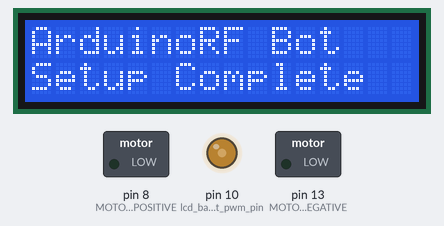
Recording of a sketch running on a simulated Arduino Uno, built with avr-gcc and run on an emulated ATmega328P. Parts: 16×2 character LCD, switched loads named in the sketch (green lamp = pin HIGH), output pins drawn as LEDs (lit = HIGH). Pins used as bus, display or sensor lines are not drawn.

Above: at 0.1 s.
At 2.1 s:
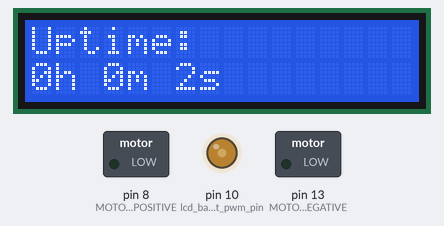
At 11.1 s:
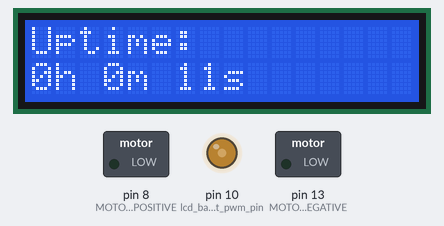
At 20.1 s:
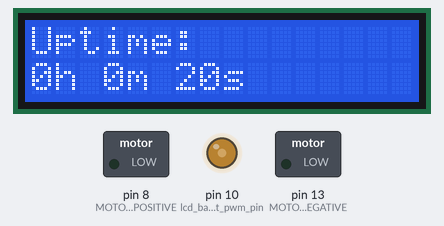
At 29.2 s:
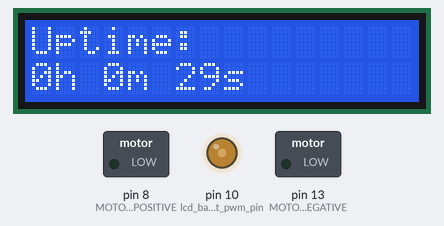
At 38.2 s:
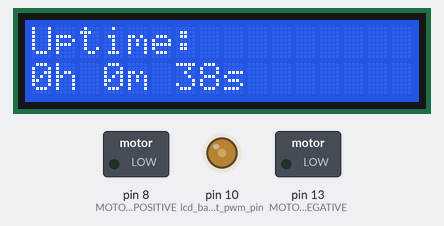

Measured:
- what the display in image 1 shows lasts 1.0 s, from 2.1 s to 3.1 s

The sketch:

SerialSketch.ino
```cpp
const int BAUD_RATE = 9600;

int inputVal = 0;

const int MOTOR_STATE_STOP = 1;
const int MOTOR_STATE_INSERT = 2;
const int MOTOR_STATE_REMOVE = 3;

const int MOTOR_PIN_POSITIVE = 8;
const int MOTOR_PIN_NEGATIVE = 13;

const String MSG_IDLE = "Idle";
const String MSG_INSERTED = "Card Inserted";

const String MSG_STOPPED = "Stopped";
const String MSG_REMOVED = "Card Removed";

// include the library code:
#include <LiquidCrystal.h>

// initialize the library by associating any needed LCD interface pin
// with the arduino pin number it is connected to
const int rs = 2, en = 3, d4 = 4, d5 = 5, d6 = 6, d7 = 7;
LiquidCrystal lcd(rs, en, d4, d5, d6, d7);

// Pin connected to LCD pin 3. Allows control of LCD contrast
const int lcd_contrast_pwm_pin = 9;
 // 0-100. 100 give max for 1602A, 0 gives max for 1602C
const int lcd_contrast = 50;

// Pin connected to LCD pin 15. Allows control of backlight brightness
const int lcd_backlight_pwm_pin = 10;
const int lcd_backlight = 100;

// Stores value of previous millis() call
long previousMillis = 0;
// Interval to update time on display, prevents excessive writes
long timeUpdateInterval = 1000;

void setup()
{
  Serial.begin(BAUD_RATE);     // opens serial port, sets data rate to 9600 bps

  // Set all pins to output
  pinMode(MOTOR_PIN_POSITIVE, OUTPUT);
  pinMode(MOTOR_PIN_NEGATIVE, OUTPUT);

  pinMode(lcd_contrast_pwm_pin, OUTPUT);
  analogWrite(lcd_contrast_pwm_pin, lcd_contrast);

  pinMode(lcd_backlight_pwm_pin, OUTPUT);
  analogWrite(lcd_backlight_pwm_pin, lcd_backlight);

  // Set all pins to LOW
  SetMotorPinStates(LOW, LOW);

  // Set up the LCD pins for a 16*2 display
  lcd.begin(16, 2);

  DisplayLcdMessage("ArduinoRF Bot", "Setup Complete");
  delay(2000);
}

void loop()
{
  DisplayUpTime();

  if (Serial.available() > 0)
  {
    inputVal = Serial.parseInt();

    // Check parsed value. Invalid parse will return 0
    if (inputVal >= MOTOR_STATE_STOP && MOTOR_STATE_REMOVE <= 3)
    {
      updateMotor(inputVal);
    }
  }
}

void updateMotor(int inputVal)
{
  if (inputVal == MOTOR_STATE_STOP)
  {
    SetMotorPinStates(LOW, LOW);
    Serial.println(MSG_STOPPED);
  }
  else if (inputVal == MOTOR_STATE_INSERT)
  {
    SetMotorPinStates(HIGH, LOW);
    DisplayLcdMessage(MSG_INSERTED);
    Serial.println(MSG_INSERTED);
  }
  else if (inputVal == MOTOR_STATE_REMOVE)
  {
    SetMotorPinStates(LOW, HIGH);
    DisplayLcdMessage(MSG_IDLE);
    Serial.println(MSG_REMOVED);
  }
}

void DisplayUpTime()
{
  // Get uptime
  long currentMillis = millis();

  if(currentMillis - previousMillis > timeUpdateInterval)
  {
    previousMillis = currentMillis;

    int up_hours = currentMillis / 3600000;
    currentMillis = (currentMillis >= 3600000) ? (currentMillis % 3600000) : currentMillis;
    int up_mins = currentMillis / 60000;
    currentMillis = (currentMillis >= 60000) ? (currentMillis % 60000) : currentMillis;
    int up_secs = currentMillis / 1000;

    lcd.clear();
    char timeMessage[50];
    sprintf(timeMessage, "%ih %im %is", up_hours, up_mins, up_secs);
    lcd.print("Uptime:");
    lcd.setCursor(0,1);
    lcd.print(timeMessage);
  }
}

void SetMotorPinStates(int pin_pos_state, int pin_neg_state)
{
  digitalWrite(MOTOR_PIN_POSITIVE, pin_pos_state);
  digitalWrite(MOTOR_PIN_NEGATIVE, pin_neg_state);
}

void DisplayLcdMessage(unsigned int numeric)
{
  lcd.clear();
  lcd.print(numeric);
}

void DisplayLcdMessage(String line1)
{
  lcd.clear();
  lcd.print(line1);
}

void DisplayLcdMessage(String line1, String line2)
{
  lcd.clear();
  lcd.print(line1);
  lcd.setCursor(0,1);
  lcd.print(line2);
}
```
